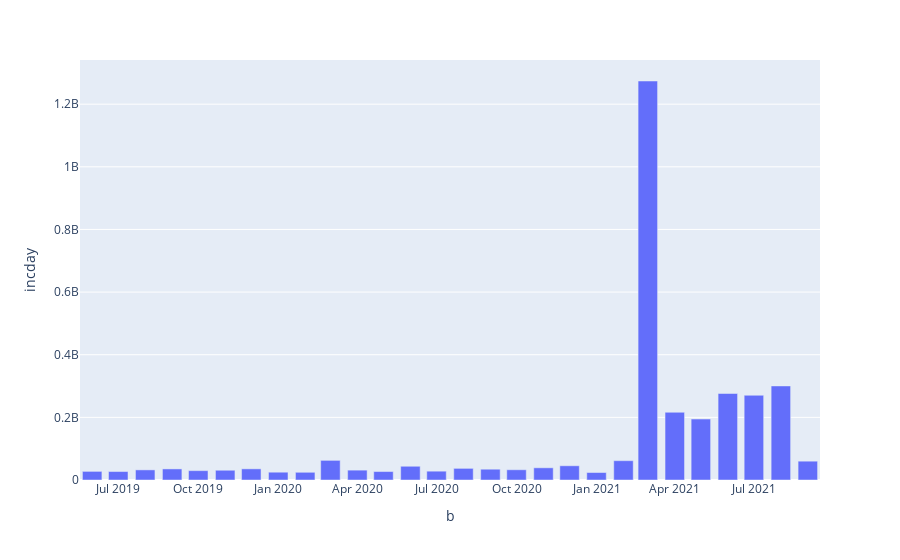

Notebook code for this chart:
### Code cell
ex.bar(df_oub_line, x ='b', y = 'incday') # #dwd_wh_dsc_inbound_line_dtl_di

### Figure 1 — Plotly figure (JSON) as saved in the notebook; plotly's stock layout.template omitted (floating-point values rounded to 4 significant figures)
{"data": [{"alignmentgroup": "True", "hovertemplate": "b=%{x}<br>incday=%{y}<extra></extra>", "legendgroup": "", "marker": {"color": "#636efa"}, "name": "", "offsetgroup": "", "orientation": "v", "showlegend": false, "textposition": "auto", "type": "bar", "x": ["2019-06-01T00:00:00", "2019-07-01T00:00:00", "2019-08-01T00:00:00", "2019-09-01T00:00:00", "2019-10-01T00:00:00", "2019-11-01T00:00:00", "2019-12-01T00:00:00", "2020-01-01T00:00:00", "2020-02-01T00:00:00", "2020-03-01T00:00:00", "2020-04-01T00:00:00", "2020-05-01T00:00:00", "2020-06-01T00:00:00", "2020-07-01T00:00:00", "2020-08-01T00:00:00", "2020-09-01T00:00:00", "2020-10-01T00:00:00", "2020-11-01T00:00:00", "2020-12-01T00:00:00", "2021-01-01T00:00:00", "2021-02-01T00:00:00", "2021-03-01T00:00:00", "2021-04-01T00:00:00", "2021-05-01T00:00:00", "2021-06-01T00:00:00", "2021-07-01T00:00:00", "2021-08-01T00:00:00", "2021-09-01T00:00:00"], "xaxis": "x", "y": [27522586, 26998535, 32277175, 35369977, 29854641, 31170000.0, 35590000.0, 24901331, 24606308, 62708080, 31488816, 26994692, 43863109, 28170500, 37149161, 34440587, 32699454, 38960839, 45410536, 23843656, 61650088, 1274000000.0, 216273554, 194617246, 276200000.0, 270539607, 300381088, 60086950], "yaxis": "y"}], "layout": {"barmode": "relative", "legend": {"tracegroupgap": 0}, "margin": {"t": 60}, "xaxis": {"anchor": "y", "domain": [0, 1], "title": {"text": "b"}}, "yaxis": {"anchor": "x", "domain": [0, 1], "title": {"text": "incday"}}}}
